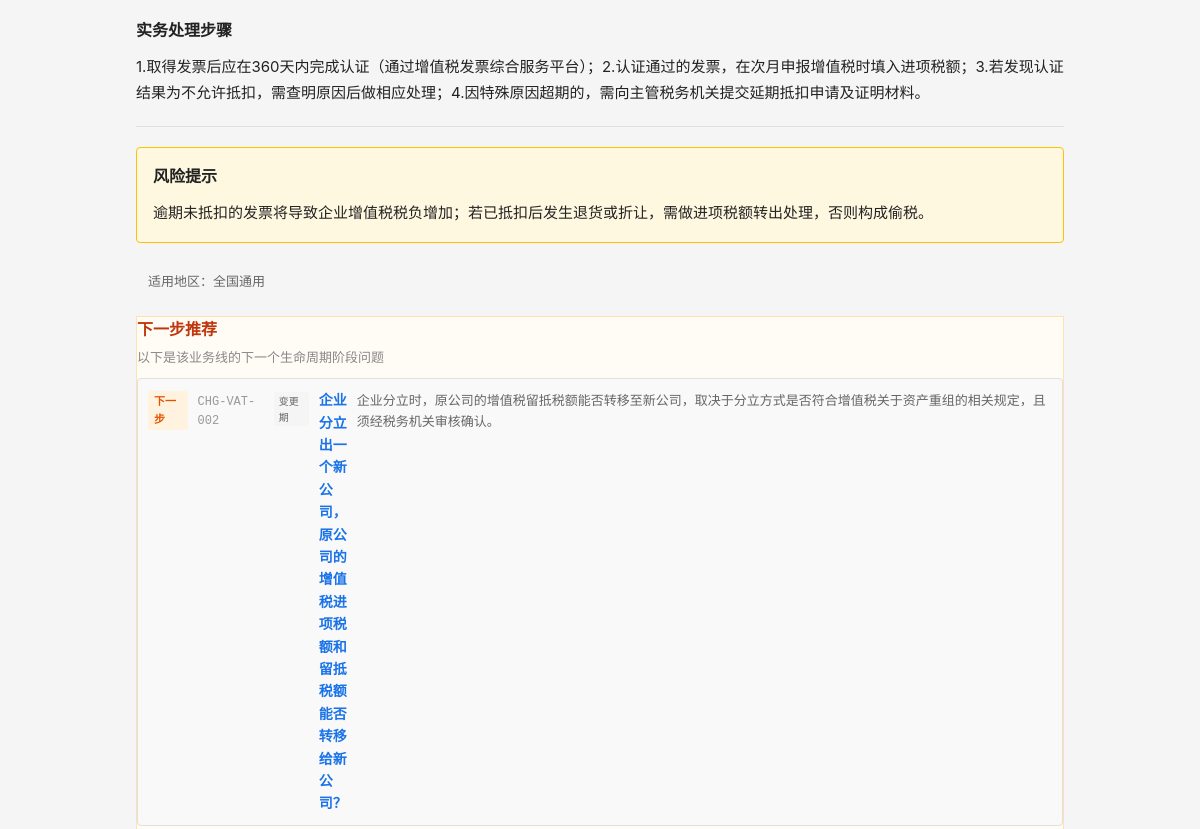
Page /question/OPR-VAT-002 (signed in, middle part) on the earlier database version.
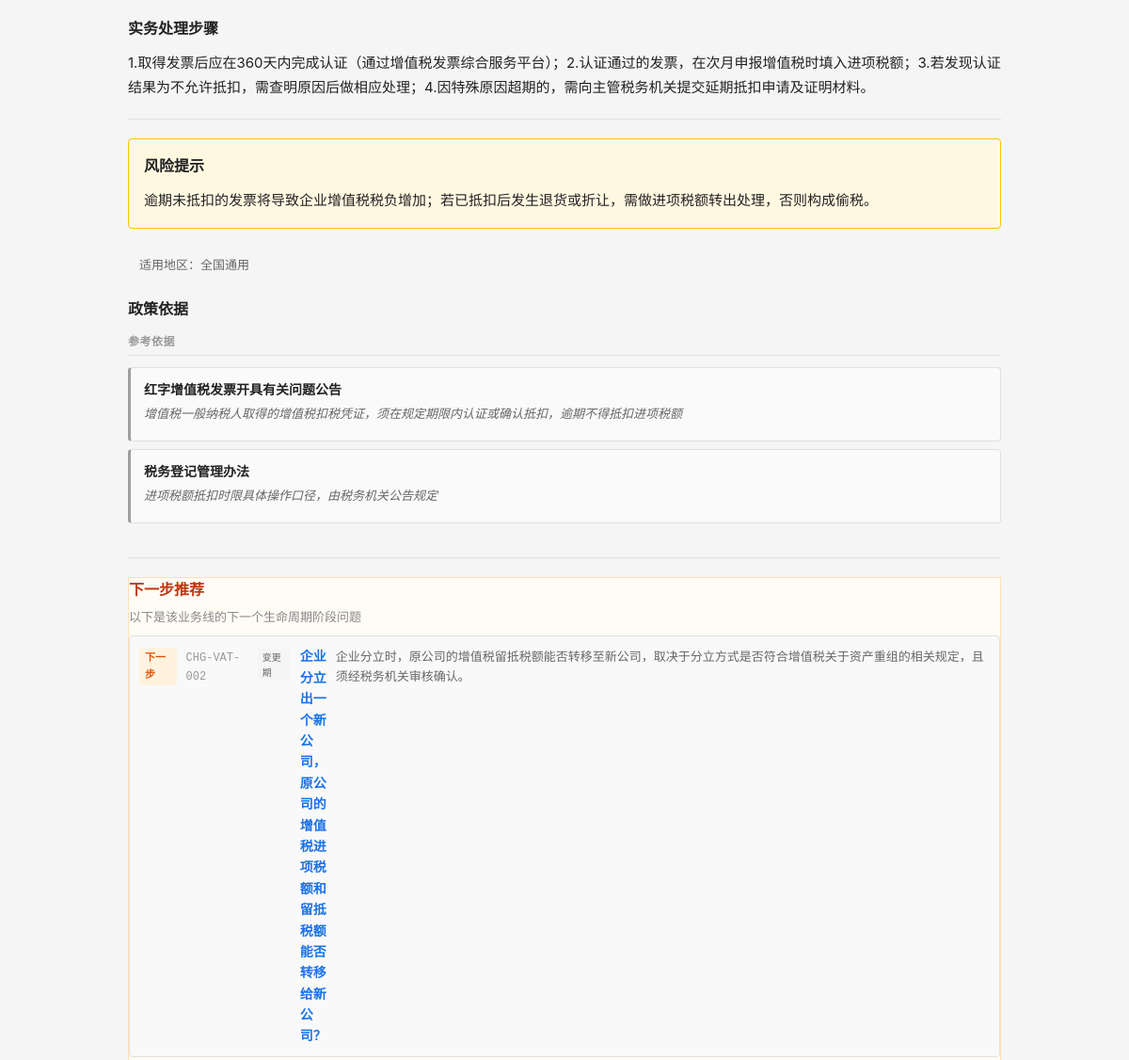
Same page on the later database version.
### tables this page shows
CREATE TABLE question_master (
    id              INTEGER PRIMARY KEY AUTOINCREMENT,
    question_code   TEXT NOT NULL UNIQUE,
    question_title  TEXT NOT NULL,
    question_plain  TEXT NOT NULL,

    -- 分类
    stage_code      TEXT NOT NULL,
    module_code     TEXT NOT NULL,
    question_type   TEXT NOT NULL,

    -- 答案
    one_line_answer TEXT NOT NULL,
    detailed_answer TEXT,
    core_definition TEXT,

    -- 条件与边界
    applicable_conditions TEXT,
    exceptions_boundary   TEXT,

    -- 实务
    practical_steps TEXT,
    risk_warning    TEXT,

    -- 适用范围
    scope_level     TEXT NOT NULL DEFAULT 'scope_national',
    local_region    TEXT,

    -- 确定性
    answer_certainty TEXT NOT NULL DEFAULT 'certain_clear',

    -- 元数据
    keywords        TEXT,
    high_frequency_flag INTEGER NOT NULL DEFAULT 0,
    newbie_flag     INTEGER NOT NULL DEFAULT 0,

    -- 版本管理
    status          TEXT NOT NULL DEFAULT 'draft',
    version_no      INTEGER NOT NULL DEFAULT 1,

    -- 审计字段
    created_at      TEXT NOT NULL DEFAULT (datetime('now')),
    updated_at      TEXT NOT NULL DEFAULT (datetime('now'))
);

CREATE TABLE question_policy_link (
    id              INTEGER PRIMARY KEY AUTOINCREMENT,
    question_id     INTEGER NOT NULL,
    policy_id       INTEGER NOT NULL,
    support_type    TEXT NOT NULL,
    support_note    TEXT,
    display_order   INTEGER NOT NULL DEFAULT 1,

    FOREIGN KEY (question_id) REFERENCES question_master(id) ON DELETE CASCADE,
    FOREIGN KEY (policy_id)   REFERENCES policy_basis(id)    ON DELETE CASCADE
);

CREATE TABLE policy_basis (
    id              INTEGER PRIMARY KEY AUTOINCREMENT,
    policy_code     TEXT NOT NULL UNIQUE,
    policy_name     TEXT NOT NULL,
    document_no     TEXT,
    article_ref     TEXT,

    -- 政策层级
    policy_level    TEXT NOT NULL,

    -- 有效期
    effective_date  TEXT,
    expiry_date     TEXT,
    current_status  TEXT NOT NULL DEFAULT 'effective',

    -- 内容摘要
    policy_summary  TEXT,
    raw_quote_short TEXT,

    -- 适用范围
    region_scope    TEXT DEFAULT 'national',

    -- 备注
    remarks         TEXT,

    -- 审计字段
    created_at      TEXT NOT NULL DEFAULT (datetime('now')),
    updated_at      TEXT NOT NULL DEFAULT (datetime('now'))
);

### backend/app.py (the view)
    @app.route('/question/<question_code>')
    def question_detail(question_code):
        from services.question_service import QuestionService
        svc = QuestionService()
        detail = svc.get_question_detail(question_code)
        if not detail:
            return "问题不存在", 404
        stages = svc.get_stages()
        modules = svc.get_modules()
        return render_template('detail.html',
                               detail=detail, stages=stages, modules=modules)

### backend/services/question_service.py (called while the page is built)
    def _query(self, sql, params=None):
        conn = sqlite3.connect(self.db_path)
        conn.execute("PRAGMA foreign_keys = ON")
        conn.row_factory = sqlite3.Row
        cur = conn.cursor()
        if params:
            cur.execute(sql, params)
        else:
            cur.execute(sql)
        rows = cur.fetchall()
        conn.close()
        return [dict(r) for r in rows]

    def _query_one(self, sql, params=None):
        rows = self._query(sql, params)
        return rows[0] if rows else None

    def get_stages(self):
        return self._query("""
            SELECT tag_code, tag_name
            FROM tag_dict
            WHERE tag_category = 'stage'
            ORDER BY display_order
        """)

    def get_modules(self):
        return self._query("""
            SELECT tag_code, tag_name
            FROM tag_dict
            WHERE tag_category = 'module'
            ORDER BY display_order
        """)

### frontend/templates/detail.html (shortened to what this page needs)
{% extends "base.html" %}
{% macro stage_label(code) %}
    {%- if code == 'SET' -%}设立期
    {%- elif code == 'OPR' -%}开业期
    {%- elif code == 'CHG' -%}变更期
    {%- elif code == 'RSK' -%}风险期
    {%- elif code == 'SUS' -%}停业期
    {%- elif code == 'CLS' -%}注销期
    {%- else -%}{{ code }}{%- endif -%}
{% endmacro %}
{% block main %}
{% if detail.practical_steps %}
<div class="detail-section">
    <h3>实务处理步骤</h3>
    <div class="detail-text">{{ detail.practical_steps }}</div>
</div>
{% endif %}
{% if detail.risk_warning %}
<div class="detail-section warning">
    <h3>风险提示</h3>
    <div class="detail-text">{{ detail.risk_warning }}</div>
</div>
{% endif %}
{% if detail.scope_level == 'scope_national' %}
<div class="scope-note">适用地区：全国通用</div>
{% elif detail.scope_level == 'scope_local' %}
<div class="scope-note">适用地区：地方口径</div>
{% elif detail.scope_level == 'scope_mixed' %}
<div class="scope-note">适用地区：混合口径</div>
{% elif detail.local_region %}
<div class="scope-note local">地区：{{ detail.local_region }}</div>
{% endif %}
{% if detail.policies %}
{% set direct_policies = [] %}
{% set procedure_policies = [] %}
{% set other_policies = [] %}
{% for p in detail.policies %}
    {% if p.support_type == 'support_direct' %}{% do direct_policies.append(p) %}{% endif %}
    {% if p.support_type == 'support_procedure' %}{% do procedure_policies.append(p) %}{% endif %}
    {% if p.support_type not in ['support_direct', 'support_procedure'] %}{% do other_policies.append(p) %}{% endif %}
{% endfor %}
<div class="detail-section policies-section">
    <h3>政策依据</h3>
    {% if other_policies %}
    <div class="policy-group">
        <div class="policy-group-label">参考依据</div>
        <ul class="policy-list">
            {% for p in other_policies %}
            <li class="policy-item type-other">
                <div class="policy-title">{{ p.policy_name }}{% if p.article_ref %}（文号：{{ p.document_no }}）{% endif %}</div>
                {% if p.support_note %}<div class="policy-note">{{ p.support_note }}</div>{% endif %}
            </li>
            {% endfor %}
        </ul>
    </div>
    {% endif %}
</div>
{% endif %}
{% if detail.next_step_questions %}
<div class="detail-section next-step">
    <h3>下一步推荐</h3>
    <p class="next-step-hint">以下是该业务线的下一个生命周期阶段问题</p>
    <ul class="relation-list">
        {% for r in detail.next_step_questions %}
        <li>
            <a href="/question/{{ r.question_code }}" class="relation-link">
                <span class="rel-type-badge type-next">下一步</span>
                <span class="rel-code">{{ r.question_code }}</span>
                <span class="rel-stage-badge">{{ stage_label(r.stage_code) }}</span>
                <span class="rel-title">{{ r.question_title }}</span>
                <span class="rel-answer">{{ r.one_line_answer }}</span>
            </a>
        </li>
        {% endfor %}
    </ul>
</div>
{% endif %}
{% endblock %}

### frontend/templates/base.html (shortened to what this page needs)
<!DOCTYPE html>
<html lang="zh-CN">
<head>
    <link rel="stylesheet" href="{{ url_for('static', filename='css/style.css') }}">
</head>
<body>
    <main class="container main-content">
        {% block main %}{% endblock %}
    </main>
</body>
</html>

### frontend/static/css/style.css (style rules this page uses)
:root { --bg: #f5f5f5; --surface: #ffffff; --border: #e0e0e0; --text: #222222; --text-secondary: #666666; --text-light: #999999; --accent: #1a73e8; --accent-hover: #1557b0; --warning-bg: #fff8e1; --warning-border: #ffc107; --exception-bg: #fff3e0; --exception-border: #ff9800; --tag-stage: #e3f2fd; --tag-module: #f3e5f5; --tag-hf: #fce4ec; --tag-newbie: #e8f5e9; --certainty-clear: #c8e6c9; --certainty-condition: #fff9c4; --certainty-dispute: #ffcdd2; }
* { box-sizing: border-box; margin: 0; padding: 0; }
body { font-family: -apple-system, BlinkMacSystemFont, "Segoe UI", Roboto, "Helvetica Neue", Arial, sans-serif; background: var(--bg); color: var(--text); line-height: 1.6; }
a { color: var(--accent); text-decoration: none; }
.container { max-width: 960px; margin: 0 auto; padding: 0 16px; }
.main-content { padding: 24px 16px 48px; }
.detail-section { margin-bottom: 20px; padding-bottom: 20px; border-bottom: 1px solid var(--border); }
.detail-section h3 { font-size: 16px; font-weight: 600; margin-bottom: 10px; }
.detail-text { font-size: 15px; line-height: 1.75; color: var(--text); white-space: pre-wrap; }
.detail-section.warning { background: var(--warning-bg); border: 1px solid var(--warning-border); border-radius: 4px; padding: 16px; }
.policy-list { list-style: none; margin-top: 12px; }
.policy-item { padding: 12px; background: #fafafa; border: 1px solid var(--border); border-radius: 4px; margin-bottom: 8px; }
.policy-title { font-size: 15px; font-weight: 600; margin-bottom: 4px; }
.policy-note { font-size: 13px; color: var(--text-secondary); margin-bottom: 6px; font-style: italic; }
.relation-list { list-style: none; margin-top: 8px; }
.relation-link { display: flex; align-items: baseline; gap: 10px; padding: 10px; background: #f9f9f9; border: 1px solid var(--border); border-radius: 4px; margin-bottom: 6px; }
.rel-code { font-size: 12px; color: var(--text-light); font-family: monospace; }
.rel-title { font-size: 14px; font-weight: 600; flex: 1; }
.rel-answer { font-size: 13px; color: var(--text-secondary); }
.scope-note { font-size: 13px; color: var(--text-secondary); margin-bottom: 16px; padding: 8px 12px; background: #f5f5f5; border-radius: 4px; display: inline-block; }
.policies-section h3 { margin-bottom: 12px; }
.policy-group { margin-bottom: 16px; }
.policy-group-label { font-size: 12px; font-weight: 700; text-transform: uppercase; letter-spacing: 0.5px; color: var(--text-light); margin-bottom: 8px; padding-bottom: 4px; border-bottom: 1px solid var(--border); }
.policy-list { list-style: none; }
.policy-item { padding: 12px 14px; background: #fafafa; border: 1px solid var(--border); border-radius: 4px; margin-bottom: 8px; border-left-width: 3px; }
.policy-item.type-other { border-left-color: #9e9e9e; }
.policy-title { font-size: 14px; font-weight: 600; margin-bottom: 4px; }
.policy-note { font-size: 13px; color: var(--text-secondary); font-style: italic; margin-bottom: 6px; }
.rel-type-badge { font-size: 11px; padding: 2px 6px; border-radius: 3px; font-weight: 600; background: #e8f0fe; color: var(--accent); }
.rel-type-badge.type-next { background: #fff3e0; color: #e65100; }
.rel-stage-badge { font-size: 10px; padding: 1px 5px; border-radius: 3px; background: #f5f5f5; color: #666; }
.next-step { border: 1px solid #ffe0b2; background: #fffbf5; }
.next-step h3 { color: #bf360c; }
.next-step-hint { font-size: 13px; color: #888; margin: -5px 0 10px; }

Differences in the rows shown:
added question_policy_link: policy_name "红字增值税发票开具有关问题公告", support_note "增值税一般纳税人取得的增值税扣税凭证，须在规定期限内认证或确认抵扣，逾期不得抵扣进项税额"
added question_policy_link: policy_name "税务登记管理办法", support_note "进项税额抵扣时限具体操作口径，由税务机关公告规定"
Other differences:
text now shown: "政策依据 参考依据"
